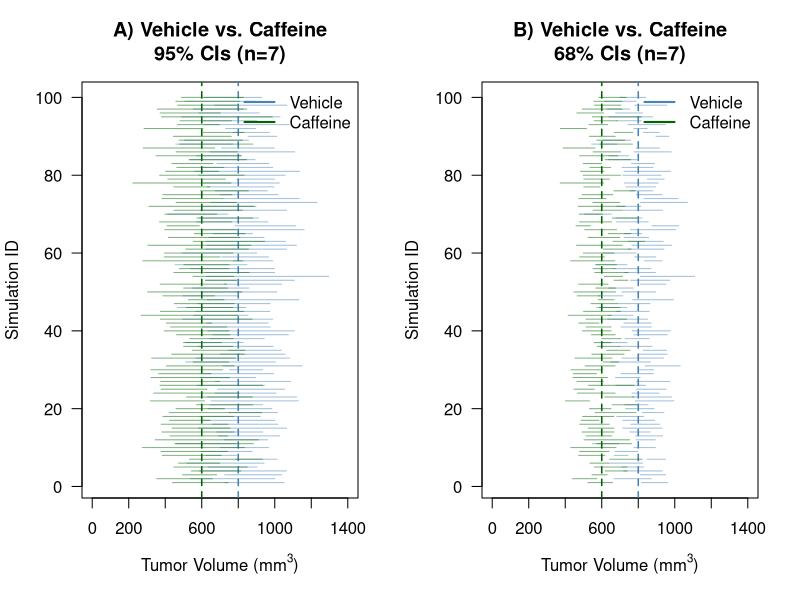

The R source for this figure:
#-------------------------------------------------------------------------------
# TITLE: Fig7_final.R
# AUTHOR: Michael J. Marino, PhD
# DATE: 2026-04-20
# MANUSCRIPT: "A Robust Workflow for Exploratory Data Analysis and Outlier 
#   Management in Small-Sample Pharmacological Datasets" (Submitted)
#
# REPOSITORY: https://github.com/mjmarino-phd/pharmacology-small-sample-EDA
# 
# LICENSE: MIT License (c) 2026 Michael J. Marino
#   Permission is granted to use, modify, and distribute this code for any 
#   purpose, provided that the manuscript above is cited in any resulting 
#   publications or derivative works.
#
# DESCRIPTION: This script generates figure 7 from the manuscript and is 
#   annotated to provide a beginner friendly introduction to the R programming language.
#-------------------------------------------------------------------------------


# Clear environment: Prevents variables from previous projects 
# from interfering with your current analysis.
rm(list = ls())

# Tip for Publication: Journals usually require high-resolution TIFFs.
# The code below is a "file device." When active, R redirects the plot 
# from the screen directly to a high-quality file in your working directory.
# Remove the "#" in the line below and change the Figure file name as needed
# You will also need to remove the '#' from the last line of code in this file

# tiff("Figure7_Final.tif", width = 8, height = 4.5, units = "in", res = 300, compression = "lzw")

#--------------------Figure 7: Confidence Limits for our simulated study--------


#-------------------------------------------------------------------------------
# FUNCTION: plot_caterpillar_compare
# Purpose: Simulates a two-arm study (Vehicle vs. Caffeine) to visualize 
# how Confidence Intervals overlap across multiple experimental iterations.
# This demonstrates the variability of 'significance' in small-n studies.
# See figure 6_Final.R for more detail on the caterpillar plot
#
# Inputs: 
#   CI         : Confidence level (e.g., 0.95).
#   n          : Sample size per group.
#   mu_veh     : True population mean for the Vehicle group.
#   mu_caf     : True population mean for the Caffeine group.
#   sigma      : Population standard deviation (assumed equal for both).
#   n_sims     : Number of simulated "head-to-head" experiments.
#   main_title : Title for the plot.
#-------------------------------------------------------------------------------

plot_caterpillar_compare <- function(CI,n,mu_veh,mu_caf,sigma,n_sims,main_title) {
  set.seed(123) # New seed for the comparative simulation
  
  # Calculate t-distribution critical value
  quant <- ((1 - CI) / 2) + CI
  t_crit <- qt(quant, df = n - 1)

  # Initialize plot
  # xlim expanded to 1400 to accommodate both distributions.
  # las = 1: Rotates y-axis labels to be horizontal (easier to read).
  plot(NULL, xlim = c(0, 1400), ylim = c(1, n_sims), 
       xlab = expression("Tumor Volume (mm"^3*")"), ylab = "Simulation ID",
       main = main_title,
       las = 1)
  
  # Add Population "Ground Truth" Lines
  # These represent the 'True' biological effect we are trying to detect.

  # Add Population Means as reference lines
  abline(v = mu_veh, col = "steelblue", lty = 2, lwd = 1.5)
  abline(v = mu_caf, col = "darkgreen", lty = 2, lwd = 1.5)
  
  # The Dual-Simulation Loop
  # For each 'experiment', we pull samples for both groups and plot their CIs.
  for(i in 1:n_sims) {
    # --- Vehicle Group ---
    s_v <- rnorm(n, mean = mu_veh, sd = sigma)
    m_v <- mean(s_v)
    se_v <- sd(s_v) / sqrt(n)
    segments(m_v - t_crit * se_v, i, m_v + t_crit * se_v, i, 
             col = rgb(70/255, 130/255, 180/255, alpha = 0.5)) # Transparent SteelBlue
    
    # --- Caffeine Group ---
    s_c <- rnorm(n, mean = mu_caf, sd = sigma)
    m_c <- mean(s_c)
    se_c <- sd(s_c) / sqrt(n)
    segments(m_c - t_crit * se_c, i, m_c + t_crit * se_c, i, 
             col = rgb(0/255, 100/255, 0/255, alpha = 0.5))    # Transparent DarkGreen
  }
  
  # Legend
  # Clarifies the color-coding for the comparative study.
  legend("topright", legend = c("Vehicle", "Caffeine"), 
         col = c("steelblue", "darkgreen"), lty = 1, lwd = 2, bty = "n")
}




#Set up for 2 panel figure
par(mfrow = c(1, 2))


#--------------------Figure 7A--------------------------------------------------
# This simulation demonstrates the 'Reliability' of detecting a difference.
# We know the groups differ by 200 units, but with n=7 and high variance (200),
# we can visualize how often the 95% CIs overlap (failing to show 'significance').

#Define Population and Simulation Parameters for 95% CIs



n <- 7          # Small sample size, common in pilot studies.
mu_veh <- 800   #Mean of Vehicle population
mu_caf <- 600   #Mean of Caffeine population
sigma <- 200    # SD of relevant samples
n_sims <- 100   # We repeat the entire experiment 100 times.
CI<-0.95
main_title<-'A) Vehicle vs. Caffeine\n95% CIs (n=7)'

plot_caterpillar_compare(CI,n,mu_veh,mu_caf,sigma,n_sims,main_title)

#--------------------Figure 7B--------------------------------------------------
# Here we use the same data and groups as Panel A, but we report them using 
# 68% CIs (representing +/- 1 SEM). 
# This illustrates why SEM can be visually deceptive.
# The logic is the same as described for figure 7A above.
#Setup Parameters for 68% CI (SEM)
n <- 7
mu_veh <- 800
mu_caf <- 600
sigma <- 200
n_sims <- 100
CI<-0.68      # 68% Confidence is the equivalent of reporting +/- 1 SEM
main_title<-'B) Vehicle vs. Caffeine\n68% CIs (n=7)'

plot_caterpillar_compare(CI,n,mu_veh,mu_caf,sigma,n_sims,main_title)


# Final step for high-quality export
# If you opened the tiff() device at the start of the script, 
# you MUST run dev.off() by removing the '#' below to finish writing the file and close it.
# dev.off()
